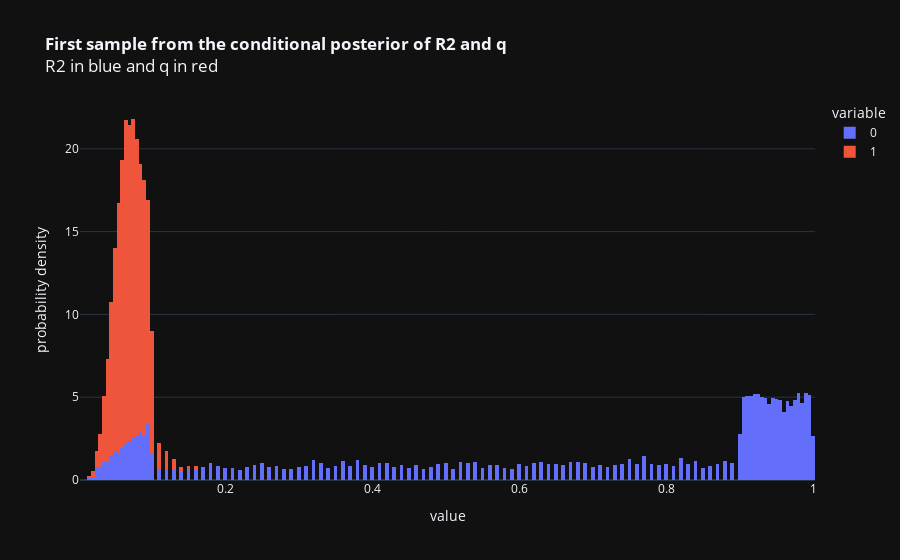

Here is the notebook cell this chart was saved with:
### Code cell
fig = px.histogram(sample_R2_q_by_Y_U_X_theta_z(get_R2_q_grid(),data0, 10000),
                   histnorm='probability density',
                   title = f"<b>First sample from the conditional posterior of R2 and q</b> <br>R2 in blue and q in red",
                   template="plotly_dark",
                   nbins = 200
                  )
fig.show()

### Figure 1 — Plotly figure (JSON) as saved in the notebook; plotly's stock layout.template omitted (floating-point values rounded to 4 significant figures; data arrays with more than 128 entries replaced by an {"elided": "..."} marker saying what was removed)
{"data": [{"alignmentgroup": "True", "bingroup": "x", "histnorm": "probability density", "hovertemplate": "variable=0<br>value=%{x}<br>probability density=%{y}<extra></extra>", "legendgroup": "0", "marker": {"color": "#636efa", "pattern": {"shape": ""}}, "name": "0", "nbinsx": 200, "offsetgroup": "0", "orientation": "v", "showlegend": true, "type": "histogram", "x": {"elided": "10000 float values"}, "xaxis": "x", "yaxis": "y"}, {"alignmentgroup": "True", "bingroup": "x", "histnorm": "probability density", "hovertemplate": "variable=1<br>value=%{x}<br>probability density=%{y}<extra></extra>", "legendgroup": "1", "marker": {"color": "#EF553B", "pattern": {"shape": ""}}, "name": "1", "nbinsx": 200, "offsetgroup": "1", "orientation": "v", "showlegend": true, "type": "histogram", "x": {"elided": "10000 float values"}, "xaxis": "x", "yaxis": "y"}], "layout": {"barmode": "relative", "legend": {"title": {"text": "variable"}, "tracegroupgap": 0}, "title": {"text": "<b>First sample from the conditional posterior of R2 and q</b> <br>R2 in blue and q in red"}, "xaxis": {"anchor": "y", "domain": [0, 1], "title": {"text": "value"}}, "yaxis": {"anchor": "x", "domain": [0, 1], "title": {"text": "probability density"}}}}
